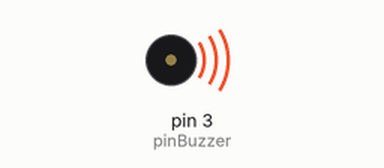
Recording of a sketch running on a simulated Arduino Uno, built with avr-gcc and run on an emulated ATmega328P. On the bench: buzzer (waves = sounding).

Above: at 1.0 s.
Timing chart, 0 to 8.7 s (numbered marks = the images above):
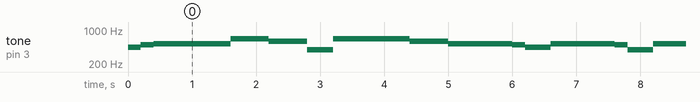

The sketch:

Buzzer_by_self.ino
```cpp
const int pinBuzzer = 3;
const int beatLength = 400;
/*
   C - do -  261.6HZ；D - re -  293.6HZ；
   E - mi -  329.6HZ；F - fa -  349.2HZ；
   G - sol- 392HZ；A - la -  440HZ；
   B - si -  493.8HZ。
*/
const double C_major[8] = {0, 261.6, 293.6, 329.6, 349.2, 392, 440, 493.8};

int music[2][46] =
{
  { -6, -7, 1, 1, 1, 3, 3, 3, 2, 2, 0, -5, -5, 3, 3, 3, 2, 2, 2, 1, 1, 1, -7, -6, -6, 1, 1, 1, -7, -5, -5, 1, 1, 0, 1, 1, 2, -6, -7, 1, 1, -7, -7, -7, -7, -7},
  {  2, 2, 1, 1, 1, 2, 2, 2, 1, 2, 1, 2, 2, 1, 1, 1, 2, 2, 2, 1, 2, 1, 2, 2, 2, 1, 2, 1, 2, 2, 2, 1, 2, 1, 2, 2, 1, 1, 2, 2, 2, 2, 1, 1, 1, 1}
};
// 奇迹再现高潮部分


/*{
  {1, 1, 5, 5, 6, 6, 5, 4, 4, 3, 3, 2, 2, 1, 5, 5, 4, 4, 3, 3, 2, 5, 5, 4, 4, 3, 3, 2, 1, 1, 5, 5, 6, 6, 5 ,4, 4, 3, 3, 2, 2, 1},
  {1, 1, 1, 1, 1, 1, 2, 1, 1, 1, 1, 1, 1, 2, 1, 1, 1, 1, 1, 1, 2, 1, 1, 1, 1, 1, 1, 2, 1, 1, 1, 1, 1, 1, 2, 1, 1, 1, 1, 1, 1, 2}
  }
  LittleStars
*/
int musicEnding = 46;
bool enable = true;
void setup()
{
  pinMode(pinBuzzer, OUTPUT);
}

void loop()
{
  if (enable)
  {
    Play();
  }
}

void Play()
{
  int i = 0;
  for (i = 0; i < musicEnding; i++)
  {
    if (music[0][i] > 0)
    {
      tone(pinBuzzer, 2*C_major[music[0][i]]);
      delay(beatLength / music[1][i]);
      noTone(pinBuzzer);
    }
    else if (music[0][i] < 0)
    {
      tone(pinBuzzer, C_major[-music[0][i]]);
      delay(beatLength / music[1][i]);
      noTone(pinBuzzer);
    }
    else
    {
      delay(music[1][i]/beatLength);
    }
  }
  delay(1000);
}
```

Music_read.ino
```cpp
/*
bool readMusic(char* filename)
{
  char str[20];
  int cnt = 0;
  FILE *in;
  in = fopen(filename,"r");
  if (in!=NULL)
  {
    while (!feof(in))
    {
      if(fgets(str,sizeof(str)-1,in)==NULL) continue;
      sscanf(str,"%d %d",&music[0][cnt],&music[1][cnt]);
      cnt++;
    }
    musicEnding = cnt;
    fclose(in);
    return true;
  }
  else
  {
    fclose(in);
    return false;
  }
}*/
```

Measured:
- by itself, tone on pin 3 (pinBuzzer): plays 440 Hz for 0.20 s, 493 Hz for 0.20 s, 523 Hz for 1.2 s, 659 Hz for 0.60 s, 587 Hz for 0.60 s, 392 Hz for 0.40 s … (196 notes in this stretch)
